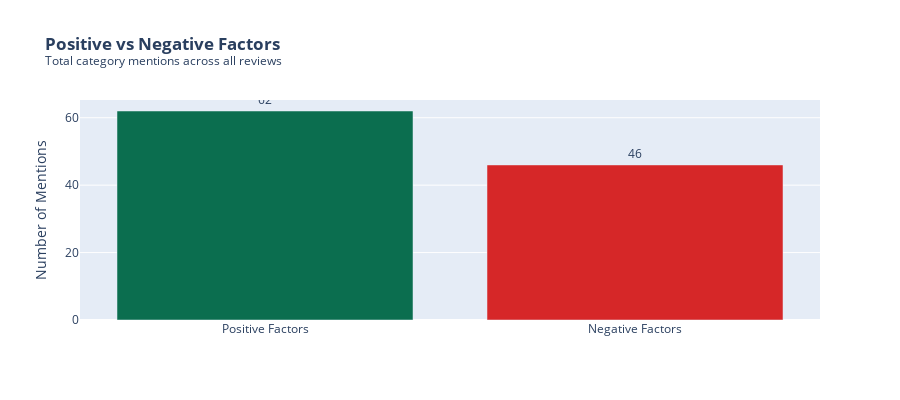

Notebook cell for this chart:
### Code cell
# ==============================================================================
# VISUALIZATION 6: Positive vs Negative Categories Comparison
# ==============================================================================

print("VISUALIZATION 6: Positive vs Negative Factors")
print("=" * 60)

cat_cols = [c for c in wide_df.columns if c in config.CATEGORIES]

if cat_cols:
    # Separate positive and negative categories
    pos_cats = []
    neg_cats = []
    
    for cat in cat_cols:
        cat_lower = cat.lower()
        if any(neg in cat_lower for neg in ['attente', 'lenteur', 'injoignable', 'réclamation', 'incident', 'frais', 'insatisfaction', 'manque']):
            neg_cats.append(cat)
        elif 'autre' not in cat_lower and 'hors-sujet' not in cat_lower:
            pos_cats.append(cat)
    
    if pos_cats and neg_cats:
        # Calculate totals
        pos_total = wide_df[pos_cats].sum().sum()
        neg_total = wide_df[neg_cats].sum().sum()
        
        fig = go.Figure(data=[
            go.Bar(
                x=['Positive Factors', 'Negative Factors'],
                y=[pos_total, neg_total],
                marker_color=[BCG_GREEN, BCG_RED],
                text=[int(pos_total), int(neg_total)],
                textposition='outside',
            )
        ])
        
        fig.update_layout(
            title=f"<b>Positive vs Negative Factors</b><br><sup>Total category mentions across all reviews</sup>",
            yaxis_title="Number of Mentions",
            height=400,
            showlegend=False,
        )
        
        fig.show()
        
        # Print summary
        print(f"\n   Summary:")
        print(f"      Positive factors: {int(pos_total)} mentions ({len(pos_cats)} categories)")
        print(f"      Negative factors: {int(neg_total)} mentions ({len(neg_cats)} categories)")
        ratio = pos_total / neg_total if neg_total > 0 else float('inf')
        print(f"      Ratio (Pos/Neg): {ratio:.2f}")
    else:
        print("   Could not separate positive/negative categories")
else:
    print("   No category columns found")

### Figure 1 — Plotly figure (JSON) as saved in the notebook; plotly's stock layout.template omitted (floating-point values rounded to 4 significant figures)
{"data": [{"marker": {"color": ["#0B6E4F", "#D62728"]}, "text": ["62", "46"], "textposition": "outside", "type": "bar", "x": ["Positive Factors", "Negative Factors"], "y": [62, 46]}], "layout": {"height": 400, "showlegend": false, "title": {"text": "<b>Positive vs Negative Factors</b><br><sup>Total category mentions across all reviews</sup>"}, "yaxis": {"title": {"text": "Number of Mentions"}}}}
